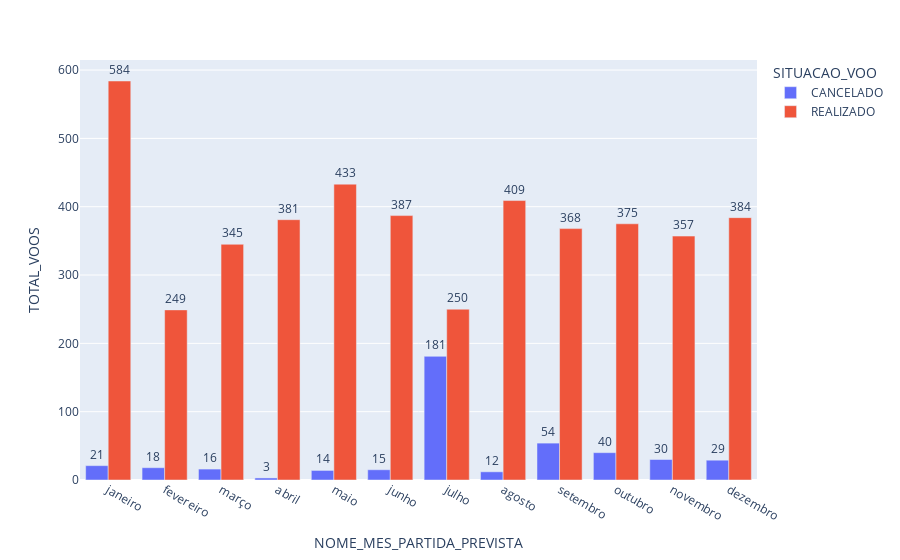

The notebook cell saved with this chart:
### Code cell
fig = px.bar(
    dataframe_gb, 
    x='NOME_MES_PARTIDA_PREVISTA', 
    y='TOTAL_VOOS', 
    color='SITUACAO_VOO',
    barmode='group',
    text_auto=True
)
fig.update_traces(
    textposition='outside'
)
fig.show()

### Figure 1 — Plotly figure (JSON) as saved in the notebook; plotly's stock layout.template omitted (floating-point values rounded to 4 significant figures)
{"data": [{"alignmentgroup": "True", "hovertemplate": "SITUACAO_VOO=CANCELADO<br>NOME_MES_PARTIDA_PREVISTA=%{x}<br>TOTAL_VOOS=%{y}<extra></extra>", "legendgroup": "CANCELADO", "marker": {"color": "#636efa", "pattern": {"shape": ""}}, "name": "CANCELADO", "offsetgroup": "CANCELADO", "orientation": "v", "showlegend": true, "textposition": "outside", "texttemplate": "%{y}", "type": "bar", "x": ["janeiro", "fevereiro", "março", "abril", "maio", "junho", "julho", "agosto", "setembro", "outubro", "novembro", "dezembro"], "xaxis": "x", "y": [21, 18, 16, 3, 14, 15, 181, 12, 54, 40, 30, 29], "yaxis": "y"}, {"alignmentgroup": "True", "hovertemplate": "SITUACAO_VOO=REALIZADO<br>NOME_MES_PARTIDA_PREVISTA=%{x}<br>TOTAL_VOOS=%{y}<extra></extra>", "legendgroup": "REALIZADO", "marker": {"color": "#EF553B", "pattern": {"shape": ""}}, "name": "REALIZADO", "offsetgroup": "REALIZADO", "orientation": "v", "showlegend": true, "textposition": "outside", "texttemplate": "%{y}", "type": "bar", "x": ["janeiro", "fevereiro", "março", "abril", "maio", "junho", "julho", "agosto", "setembro", "outubro", "novembro", "dezembro"], "xaxis": "x", "y": [584, 249, 345, 381, 433, 387, 250, 409, 368, 375, 357, 384], "yaxis": "y"}], "layout": {"barmode": "group", "legend": {"title": {"text": "SITUACAO_VOO"}, "tracegroupgap": 0}, "margin": {"t": 60}, "xaxis": {"anchor": "y", "domain": [0, 1], "title": {"text": "NOME_MES_PARTIDA_PREVISTA"}}, "yaxis": {"anchor": "x", "domain": [0, 1], "title": {"text": "TOTAL_VOOS"}}}}
